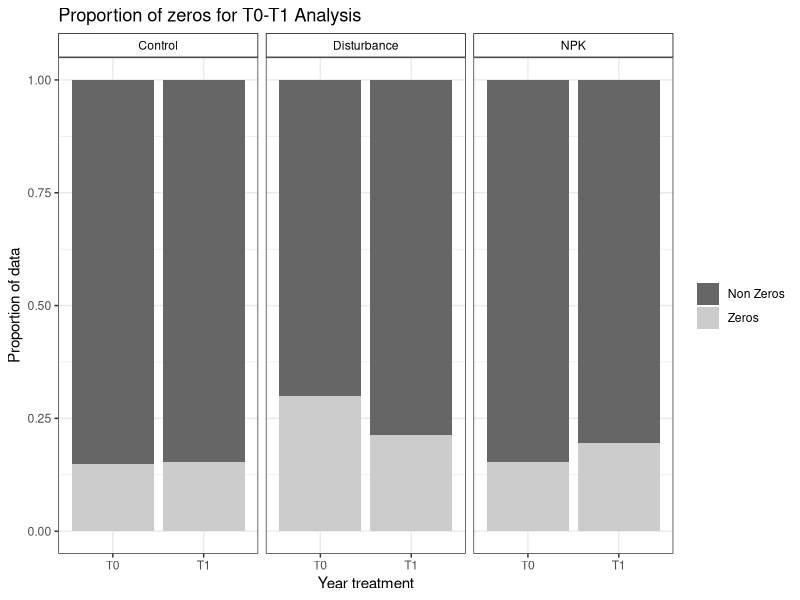
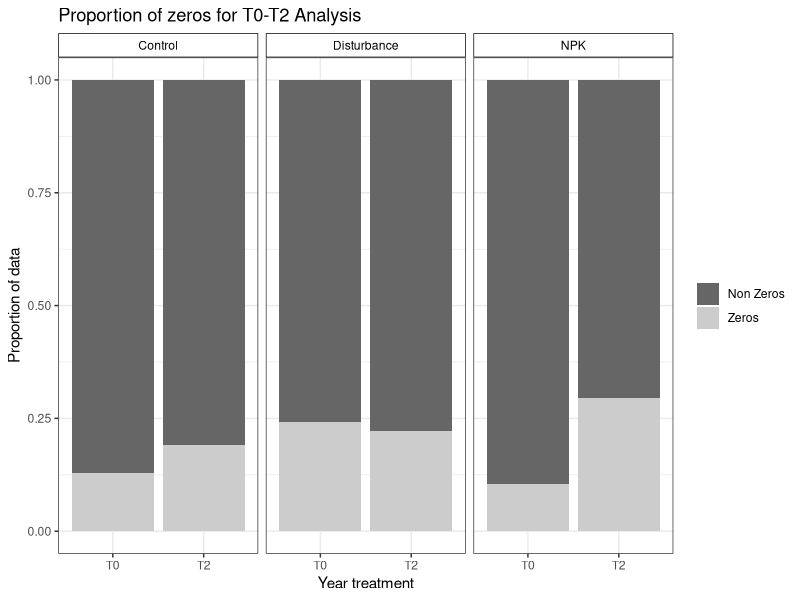
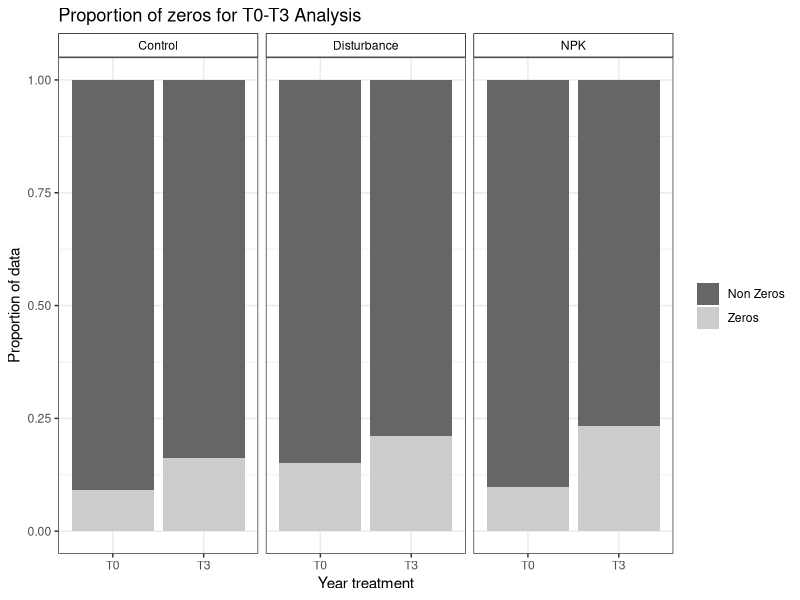
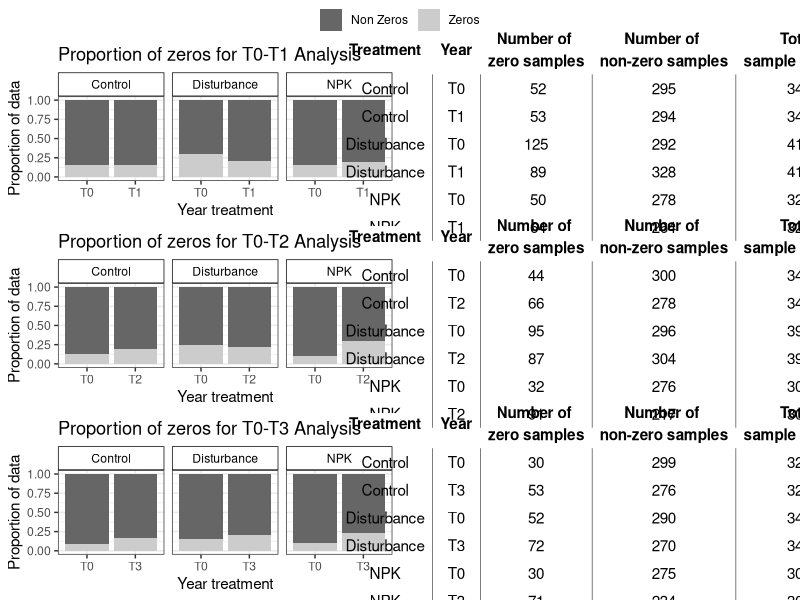
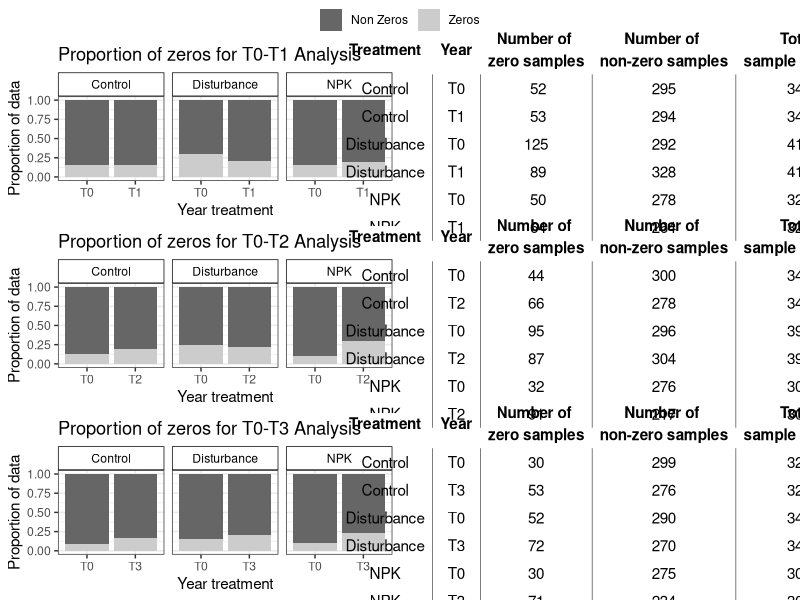

The R script that drew these images, in order:
# R Thornley
# 15/07/2025
# get sample sizes with zeros for appendix

# Project: P1_COMPADRE_DRAGNET
# Script: SM_2a_get_sample_sizes_w_zeros

library(tidyverse)
library(ggpubr)


dat_1 <- read_csv("results/DRAGNet_T0_T1_overlap.csv")  %>% 
  mutate(trt = factor(trt, levels = c("Control", "Disturbance", "NPK+Disturbance", "NPK", "NPK_Cessation"))) %>%
  filter(!trt == "NPK_Cessation") %>%
  filter(!trt == "NPK+Disturbance") %>%
  mutate(year_trt = factor(year_trt, levels = c("T0", "T1"))) %>% 
  mutate(site_name = factor(site_name))%>%
  mutate(New_taxon = factor(New_taxon)) %>%
  mutate(taxon_site = paste0(New_taxon, "_", site_name)) %>% 
  mutate(taxon_site = factor(taxon_site)) %>%
  dplyr::select(site_name, New_taxon, taxon_site, year_trt, trt, max_cover, block) %>%
  mutate(new_max_cover = case_when(max_cover == 0 ~ 0,
                                   max_cover > 0 ~ max_cover/100,
                                   TRUE ~ max_cover)) %>%
  mutate(new_max_cover = if_else(new_max_cover == 1, 0.99, new_max_cover))

dat_1 <- dat_1 %>% dplyr::select(site_name, New_taxon, taxon_site, trt, year_trt, block, new_max_cover) %>%
  group_by(site_name, New_taxon, taxon_site, trt, block) %>%
  pivot_wider(names_from = "year_trt", values_from = "new_max_cover", values_fn = mean) %>% 
  rowwise() %>%
  filter(!all(c_across(T0:T1) == 0)) %>% ungroup() %>%
  pivot_longer(cols = T0:T1, values_to = "new_max_cover", names_to = "year_trt")

zero_counts <- dat_1 %>%
  group_by(trt, year_trt) %>%
  summarise(zero_counts = sum(new_max_cover == 0, na.rm = TRUE))
all_counts <- dat_1 %>%
  group_by(trt, year_trt) %>%
  tally() %>%
  rename("all_counts" = n)

samples_1 <- zero_counts %>% left_join(all_counts) %>%
  mutate(non_zero_counts = all_counts - zero_counts) %>%
  dplyr::select(trt, year_trt, zero_counts, non_zero_counts, all_counts)

props_1 <- samples_1 %>% 
  mutate(zero_prop = zero_counts/all_counts) %>%
  mutate(non_zero_prop = 1-zero_prop) %>%
  dplyr::select(trt, year_trt, all_counts, non_zero_prop, zero_prop) %>%
  pivot_longer(cols = non_zero_prop:zero_prop)

#################################################################################

# dat_2
dat_2 <- read_csv("results/DRAGNet_T0_T2_overlap.csv") %>% 
  mutate(trt = factor(trt, levels = c("Control", "Disturbance", "NPK+Disturbance", "NPK", "NPK_Cessation"))) %>%
  filter(!trt == "NPK_Cessation") %>%
  filter(!trt == "NPK+Disturbance") %>%
  mutate(year_trt = factor(year_trt, levels = c("T0", "T2"))) %>% 
  mutate(site_name = factor(site_name))%>%
  mutate(New_taxon = factor(New_taxon)) %>%
  mutate(taxon_site = paste0(New_taxon, "_", site_name)) %>% 
  mutate(taxon_site = factor(taxon_site)) %>%
  dplyr::select(site_name, New_taxon, taxon_site, year_trt, trt, max_cover, block) %>%
  mutate(new_max_cover = case_when(max_cover == 0 ~ 0,
                                   max_cover > 0 ~ max_cover/100,
                                   TRUE ~ max_cover)) %>%
  mutate(new_max_cover = if_else(new_max_cover == 1, 0.99, new_max_cover))

dat_2 <- dat_2 %>% 
  dplyr::select(site_name, New_taxon, taxon_site, trt, year_trt, block, new_max_cover) %>%
  group_by(site_name, New_taxon, taxon_site, trt, block) %>%
  pivot_wider(names_from = "year_trt", values_from = "new_max_cover", values_fn = mean) %>% 
  rowwise() %>%
  filter(!all(c_across(T0:T2) == 0)) %>% ungroup() %>%
  pivot_longer(cols = T0:T2, values_to = "new_max_cover", names_to = "year_trt")

zero_counts <- dat_2 %>%
  group_by(trt, year_trt) %>%
  summarise(zero_counts = sum(new_max_cover == 0, na.rm = TRUE))
all_counts <- dat_2 %>%
  group_by(trt, year_trt) %>%
  tally() %>%
  rename("all_counts" = n)

samples_2 <- zero_counts %>% left_join(all_counts) %>%
  mutate(non_zero_counts = all_counts - zero_counts) %>%
  dplyr::select(trt, year_trt, zero_counts, non_zero_counts, all_counts)

props_2 <- samples_2 %>% 
  mutate(zero_prop = zero_counts/all_counts) %>%
  mutate(non_zero_prop = 1-zero_prop) %>%
  dplyr::select(trt, year_trt, all_counts, non_zero_prop, zero_prop) %>%
  pivot_longer(cols = non_zero_prop:zero_prop)

################################################################################

# dat_3
dat_3 <- read_csv("results/DRAGNet_T0_T3_overlap.csv") %>% 
  mutate(trt = factor(trt, levels = c("Control", "Disturbance", "NPK+Disturbance", "NPK", "NPK_Cessation"))) %>%
  filter(!trt == "NPK_Cessation") %>%
  filter(!trt == "NPK+Disturbance") %>%
  mutate(year_trt = factor(year_trt, levels = c("T0", "T3"))) %>% 
  mutate(site_name = factor(site_name))%>%
  mutate(New_taxon = factor(New_taxon)) %>%
  mutate(taxon_site = paste0(New_taxon, "_", site_name)) %>% 
  mutate(taxon_site = factor(taxon_site)) %>%
  dplyr::select(site_name, New_taxon, taxon_site, year_trt, trt, max_cover, block) %>%
  mutate(new_max_cover = case_when(max_cover == 0 ~ 0,
                                   max_cover > 0 ~ max_cover/100,
                                   TRUE ~ max_cover)) %>%
  mutate(new_max_cover = if_else(new_max_cover == 1, 0.99, new_max_cover))

dat_3 <- dat_3 %>% 
  dplyr::select(site_name, New_taxon, taxon_site, trt, year_trt, block, new_max_cover) %>%
  group_by(site_name, New_taxon, taxon_site, trt, block) %>%
  pivot_wider(names_from = "year_trt", values_from = "new_max_cover", values_fn = mean) %>% 
  rowwise() %>%
  filter(!all(c_across(T0:T3) == 0)) %>% ungroup() %>%
  pivot_longer(cols = T0:T3, values_to = "new_max_cover", names_to = "year_trt")

zero_counts <- dat_3 %>%
  group_by(trt, year_trt) %>%
  summarise(zero_counts = sum(new_max_cover == 0, na.rm = TRUE))
all_counts <- dat_3 %>%
  group_by(trt, year_trt) %>%
  tally() %>%
  rename("all_counts" = n)

samples_3 <- zero_counts %>% left_join(all_counts) %>%
  mutate(non_zero_counts = all_counts - zero_counts) %>%
  dplyr::select(trt, year_trt, zero_counts, non_zero_counts, all_counts)

props_3 <- samples_3 %>% 
  mutate(zero_prop = zero_counts/all_counts) %>%
  mutate(non_zero_prop = 1-zero_prop) %>%
  dplyr::select(trt, year_trt, all_counts, non_zero_prop, zero_prop) %>%
  pivot_longer(cols = non_zero_prop:zero_prop)


################################################################################

p1 <- 
  ggplot(props_1, aes(year_trt, value, fill = name)) + 
  geom_col(position = "stack") + facet_wrap(~trt, ncol = 5) + theme_bw()+
  scale_fill_manual(values = c("non_zero_prop" = "grey40", "zero_prop" = "grey80"),
                    labels = c("non_zero_prop" = "Non Zeros", "zero_prop" = "Zeros"))+
  theme(legend.title = element_blank())+
  theme(strip.background = element_rect(fill = "white", color = "black"),  
        strip.text = element_text(color = "black"))+
  ylab("Proportion of data")+
  xlab("Year treatment")+
  ggtitle("Proportion of zeros for T0-T1 Analysis")
p1

p2 <- 
  ggplot(props_2, aes(year_trt, value, fill = name)) + 
  geom_col(position = "stack") + facet_wrap(~trt, ncol = 5) + theme_bw()+
  scale_fill_manual(values = c("non_zero_prop" = "grey40", "zero_prop" = "grey80"),
                    labels = c("non_zero_prop" = "Non Zeros", "zero_prop" = "Zeros"))+
  theme(legend.title = element_blank())+
  theme(strip.background = element_rect(fill = "white", color = "black"),  
         strip.text = element_text(color = "black"))+             
  ylab("Proportion of data")+
  xlab("Year treatment")+
  ggtitle("Proportion of zeros for T0-T2 Analysis")
p2

p3 <- 
  ggplot(props_3, aes(year_trt, value, fill = name)) + 
  geom_col(position = "stack") + facet_wrap(~trt, ncol = 5) + theme_bw()+
  scale_fill_manual(values = c("non_zero_prop" = "grey40", "zero_prop" = "grey80"),
                    labels = c("non_zero_prop" = "Non Zeros", "zero_prop" = "Zeros"))+
  theme(legend.title = element_blank())+
  theme(strip.background = element_rect(fill = "white", color = "black"),  
        strip.text = element_text(color = "black"))+             
  ylab("Proportion of data")+
  xlab("Year treatment")+
  ggtitle("Proportion of zeros for T0-T3 Analysis")
p3

# now create some nice tables to go with the barcharts
# tidy up names

names(samples_1) <- c("Treatment", "Year", "Number of \nzero samples", "Number of \nnon-zero samples", "Total \nsample number")
names(samples_2) <- c("Treatment", "Year", "Number of \nzero samples", "Number of \nnon-zero samples", "Total \nsample number")
names(samples_3) <- c("Treatment", "Year", "Number of \nzero samples", "Number of \nnon-zero samples", "Total \nsample number")
t1 <- samples_1 %>% ggtexttable(theme = ttheme("minimal"), rows = NULL)
t2 <- samples_2 %>% ggtexttable(theme = ttheme("minimal"), rows = NULL)
t3 <- samples_3 %>% ggtexttable(theme = ttheme("minimal"), rows = NULL)

all <- ggarrange(p1, t1, p2, t2, p3, t3, common.legend = TRUE, ncol = 2, nrow = 3)
all

ggsave("figures/SM_S2a_sample_size_zeros.jpeg", all, height = 14, width = 12)

################################################################################

